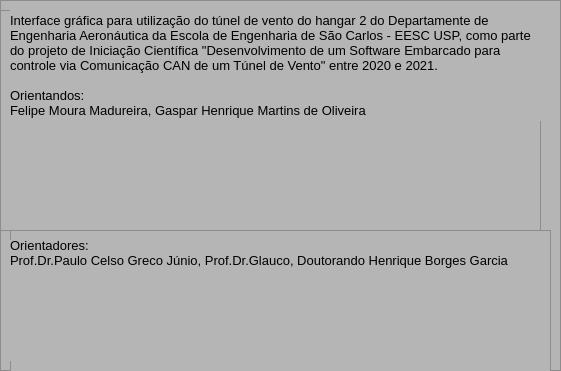
<?xml version="1.0" encoding="UTF-8"?>
<ui version="4.0">
 <class>Sobre</class>
 <widget class="QDialog" name="Sobre">
  <property name="geometry">
   <rect>
    <x>0</x>
    <y>0</y>
    <width>561</width>
    <height>371</height>
   </rect>
  </property>
  <property name="windowTitle">
   <string>Dialog</string>
  </property>
  <widget class="QFrame" name="frame">
   <property name="geometry">
    <rect>
     <x>0</x>
     <y>0</y>
     <width>561</width>
     <height>371</height>
    </rect>
   </property>
   <property name="styleSheet">
    <string notr="true">
background-color: rgb(181, 181, 181);</string>
   </property>
   <property name="frameShape">
    <enum>QFrame::StyledPanel</enum>
   </property>
   <property name="frameShadow">
    <enum>QFrame::Raised</enum>
   </property>
   <widget class="QFrame" name="frame_3">
    <property name="geometry">
     <rect>
      <x>0</x>
      <y>10</y>
      <width>541</width>
      <height>221</height>
     </rect>
    </property>
    <property name="styleSheet">
     <string notr="true">
background-color: rgb(181, 181, 181);</string>
    </property>
    <property name="frameShape">
     <enum>QFrame::StyledPanel</enum>
    </property>
    <property name="frameShadow">
     <enum>QFrame::Raised</enum>
    </property>
    <widget class="QLabel" name="label">
     <property name="geometry">
      <rect>
       <x>10</x>
       <y>0</y>
       <width>531</width>
       <height>111</height>
      </rect>
     </property>
     <property name="font">
      <font>
       <pointsize>10</pointsize>
      </font>
     </property>
     <property name="styleSheet">
      <string notr="true">background-color: rgb(181, 181, 181);</string>
     </property>
     <property name="text">
      <string>Interface gráfica para utilização do túnel de vento do hangar 2 do Departamente de Engenharia Aeronáutica da Escola de Engenharia de São Carlos - EESC USP, como parte do projeto de Iniciação Científica &quot;Desenvolvimento de um Software Embarcado para controle via Comunicação CAN de um Túnel de Vento&quot; entre 2020 e 2021.

Orientandos:
Felipe Moura Madureira, Gaspar Henrique Martins de Oliveira </string>
     </property>
     <property name="wordWrap">
      <bool>true</bool>
     </property>
    </widget>
    <widget class="QLabel" name="label_3">
     <property name="geometry">
      <rect>
       <x>10</x>
       <y>120</y>
       <width>111</width>
       <height>101</height>
      </rect>
     </property>
     <property name="autoFillBackground">
      <bool>false</bool>
     </property>
     <property name="text">
      <string/>
     </property>
     <property name="pixmap">
      <pixmap resource="resource_file.qrc">:/imagens/images/felipe.jpeg</pixmap>
     </property>
     <property name="scaledContents">
      <bool>true</bool>
     </property>
    </widget>
    <widget class="QLabel" name="label_2">
     <property name="geometry">
      <rect>
       <x>130</x>
       <y>120</y>
       <width>121</width>
       <height>101</height>
      </rect>
     </property>
     <property name="tabletTracking">
      <bool>true</bool>
     </property>
     <property name="focusPolicy">
      <enum>Qt::NoFocus</enum>
     </property>
     <property name="contextMenuPolicy">
      <enum>Qt::DefaultContextMenu</enum>
     </property>
     <property name="acceptDrops">
      <bool>true</bool>
     </property>
     <property name="autoFillBackground">
      <bool>false</bool>
     </property>
     <property name="text">
      <string/>
     </property>
     <property name="pixmap">
      <pixmap resource="resource_file.qrc">:/imagens/images/gaspar.jpeg</pixmap>
     </property>
     <property name="scaledContents">
      <bool>true</bool>
     </property>
     <property name="wordWrap">
      <bool>true</bool>
     </property>
    </widget>
   </widget>
   <widget class="QFrame" name="frame_4">
    <property name="geometry">
     <rect>
      <x>10</x>
      <y>230</y>
      <width>541</width>
      <height>146</height>
     </rect>
    </property>
    <property name="styleSheet">
     <string notr="true">
background-color: rgb(181, 181, 181);</string>
    </property>
    <property name="frameShape">
     <enum>QFrame::StyledPanel</enum>
    </property>
    <property name="frameShadow">
     <enum>QFrame::Raised</enum>
    </property>
    <widget class="QLabel" name="label_4">
     <property name="geometry">
      <rect>
       <x>0</x>
       <y>10</y>
       <width>511</width>
       <height>41</height>
      </rect>
     </property>
     <property name="font">
      <font>
       <pointsize>10</pointsize>
      </font>
     </property>
     <property name="text">
      <string>Orientadores: 
Prof.Dr.Paulo Celso Greco Júnio, Prof.Dr.Glauco, Doutorando Henrique Borges Garcia

</string>
     </property>
    </widget>
    <widget class="QLabel" name="label_5">
     <property name="geometry">
      <rect>
       <x>0</x>
       <y>40</y>
       <width>121</width>
       <height>91</height>
      </rect>
     </property>
     <property name="text">
      <string/>
     </property>
     <property name="pixmap">
      <pixmap resource="resource_file.qrc">:/imagens/images/greco.png</pixmap>
     </property>
     <property name="scaledContents">
      <bool>true</bool>
     </property>
    </widget>
    <widget class="QLabel" name="label_6">
     <property name="geometry">
      <rect>
       <x>130</x>
       <y>40</y>
       <width>111</width>
       <height>91</height>
      </rect>
     </property>
     <property name="text">
      <string/>
     </property>
     <property name="pixmap">
      <pixmap resource="resource_file.qrc">:/imagens/images/glauco.jpg</pixmap>
     </property>
     <property name="scaledContents">
      <bool>true</bool>
     </property>
    </widget>
    <widget class="QLabel" name="label_7">
     <property name="geometry">
      <rect>
       <x>250</x>
       <y>40</y>
       <width>121</width>
       <height>91</height>
      </rect>
     </property>
     <property name="text">
      <string/>
     </property>
     <property name="pixmap">
      <pixmap resource="resource_file.qrc">:/imagens/images/henrique.jpg</pixmap>
     </property>
     <property name="scaledContents">
      <bool>true</bool>
     </property>
    </widget>
   </widget>
  </widget>
 </widget>
 <resources>
  <include location="resource_file.qrc"/>
 </resources>
 <connections/>
</ui>
